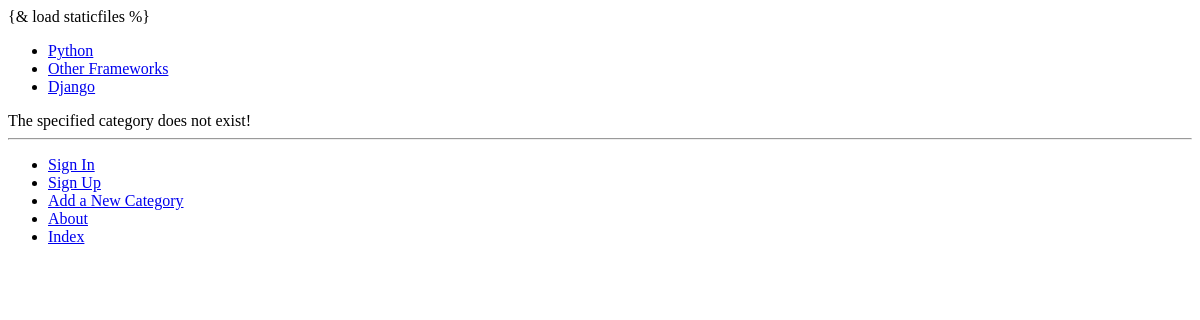
Page /rango/category/python/add_page/ on the earlier database version.
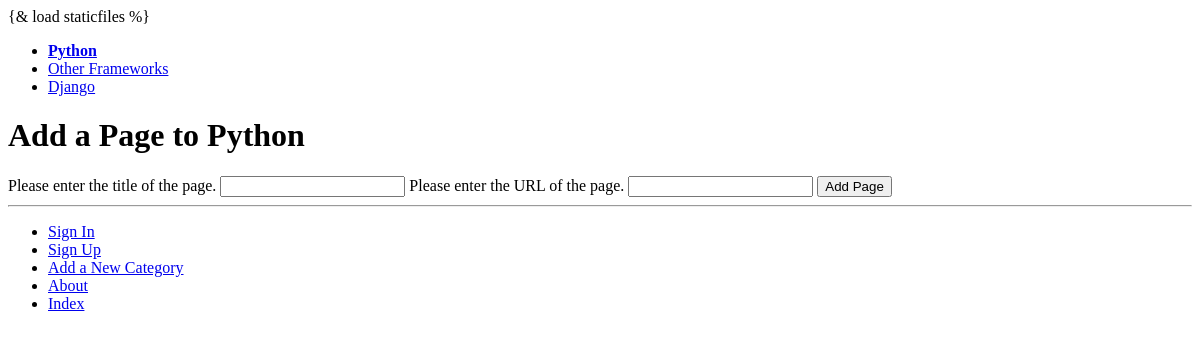
Same page on the later database version.
### rango/models.py (models this page shows, shortened)
class Category(models.Model):
    name = models.CharField(max_length=128, unique=True)
    views = models.IntegerField(default=0)
    likes = models.IntegerField(default=0)
    slug = models.SlugField(unique=True)
    class Meta:
        verbose_name_plural = 'categories'

### rango/views.py (the view, shortened to what this page needs)
# urls.py: url(r'^category/(?P<category_name_slug>[\w\-]+)/add_page/$',
def add_page(request, category_name_slug):
    try:
        category = Category.objects.get(slug=category_name_slug)
    except Category.DoesNotExist:
        category = None
    form = PageForm()
    context_dict = {'form':form, 'category': category}
    return render(request, 'rango/add_page.html', context_dict)

### rango/forms.py (shortened to what this page needs)
class PageForm(forms.ModelForm):
    title = forms.CharField(max_length=128, help_text="Please enter the title of the page.")
    url = forms.URLField(max_length=200, help_text="Please enter the URL of the page.")
    views = forms.IntegerField(widget=forms.HiddenInput(), initial=0)
    class Meta:
        model = Page
        exclude = ('category',)

### rango/templatetags/rango_template_tags.py (called while the page is built)
@register.inclusion_tag('rango/cats.html')
def get_category_list(cat=None):
	return {'cats': Category.objects.all(), 'act_cat': cat}

### templates/rango/add_page.html (shortened to what this page needs)
{% extends 'rango/base.html' %}
{% load staticfiles %}
{% block body_block %}
  <div>
			{% if category %}
	        <h1>Add a Page to {{category.name}}</h1>
	        <form id="page_form" method="post" action="/rango/category/{{ category.slug }}/add_page/">
	            {% for field in form.visible_fields %}
	                {{ field.help_text }}
	                {{ field }}
	            {% endfor %}
	            <input type="submit" name="submit" value="Add Page" />
	        </form>
			{% else %}
				The specified category does not exist!
			{% endif%}
	</div>
{% endblock %}

### templates/rango/base.html (shortened to what this page needs)
<!DOCTYPE html>
{% load rango_template_tags %}
<html>
	<head>
	</head>
	<body>
    <div>
    		{% block sidebar_block %}
    			 {% get_category_list category %}
    		{% endblock %}
    </div>
    <div>
        {% block body_block %}
        {% endblock %}
    </div>
    <hr />
    <div>
			<ul>
			{% if user.is_authenticated %}
					<li><a href="{% url 'restricted' %}">Restricted Page</a></li>
					<li><a href="{% url 'logout' %}">Logout</a></li>
			{% else %}
					<li><a href="{% url 'login' %}">Sign In</a></li>
					<li><a href="{% url 'register' %}">Sign Up</a></li>
			{% endif %}
					<li><a href="{% url 'add_category' %}">Add a New Category</a></li>
					<li><a href="{% url 'about' %}">About</a></li>
					<li><a href="{% url 'index' %}">Index</a></li>
			</ul>
		</div>
  <body/>
</html>

### templates/rango/cats.html
<ul class="nav nav-pills flex-column">
	{% if cats %}
		{% for c in cats %}
		    {% if c == act_cat %}
		        <li class="nav-item"><strong><a href="{% url 'show_category' c.slug %}">{{ c.name }}</a></strong></li>
		    {% else  %}
		         <li class="nav-item"><a href="{% url 'show_category' c.slug %}">{{ c.name }}</a></li>
		    {% endif %}
		{% endfor %}
	{% endif %}
</ul>

Differences in the rows shown:
changed Category "Python": slug empty → "python" (drawn); name (not shown) → "Python"
Other differences:
form field submit: (not shown) → "Add Page"
text no longer shown: "The specified category does not exist!"
text now shown: "Add a Page to"
new list line: "Please enter the title of the page. "
new list line: "Please enter the URL of the page. "
